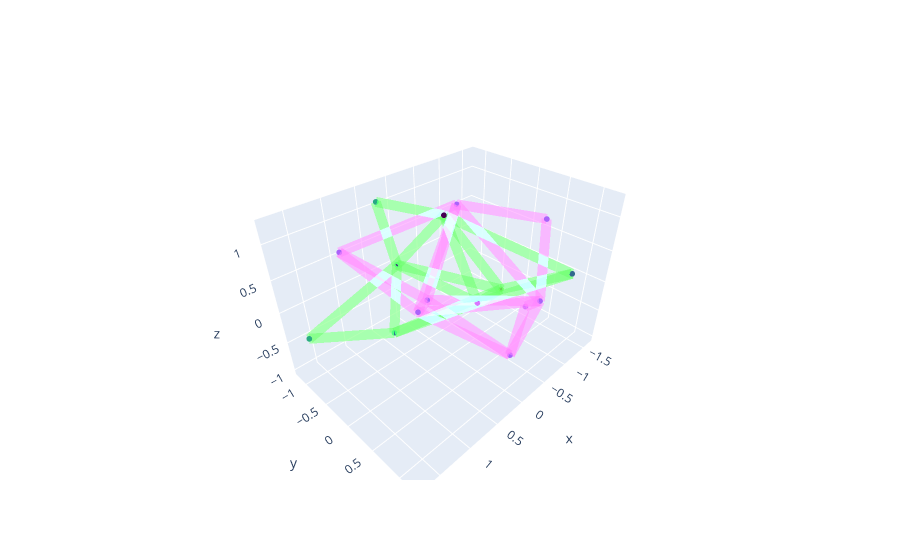

Notebook code cell kept with this figure:
### Code cell
fig = go.Figure()

x = pos[..., 0]
y = pos[..., 1]
z = pos[..., 2]
values = f_in.norm(dim=0)

fig.add_trace(go.Scatter3d(
    x=x,
    y=y,
    z=z,
    mode='markers',
    marker=dict(
        size=2,
        color=values,
        colorscale='Viridis'
    ),
    showlegend=False,
))

for src, dst in zip(edge_src, edge_dst):
    fig.add_trace(go.Scatter3d(
        x=[pos[src][0], pos[dst][0]],
        y=[pos[src][1], pos[dst][1]],
        z=[pos[src][2], pos[dst][2]],
        mode='lines',
        line=dict(
            color='rgba(32,255,32,0.3)',
            width=20,
        ),
        showlegend=False,
    ))

new_pos = pos @ rot.T

x = new_pos[..., 0]
y = new_pos[..., 1]
z = new_pos[..., 2]

fig.add_trace(go.Scatter3d(
    x=x,
    y=y,
    z=z,
    mode='markers',
    marker=dict(
        size=2,
        # color=values,
        colorscale='Viridis'
    ),
    showlegend=False,
))

for src, dst in zip(edge_src, edge_dst):
    fig.add_trace(go.Scatter3d(
        x=[new_pos[src][0], new_pos[dst][0]],
        y=[new_pos[src][1], new_pos[dst][1]],
        z=[new_pos[src][2], new_pos[dst][2]],
        mode='lines',
        line=dict(
            color='rgba(80,40,212,0.3)',
            width=20,
        ),
        showlegend=False,
    ))

fig.show()

### Figure 1 — Plotly figure (JSON) as saved in the notebook; plotly's stock layout.template omitted (floating-point values rounded to 4 significant figures)
{"data": [{"marker": {"color": [3.297, 1.795, 1.933, 2.535, 1.266, 2.365, 3.255, 3.838, 2.377, 2.48, 3.708, 3.303, 2.79, 2.624, 2.972, 2.85, 4.135, 3.664, 2.847, 3.162, 2.087, 2.417, 2.277, 2.355, 2.599, 2.52, 3.168, 3.155, 3.153, 4.579, 2.47, 2.859, 2.227, 4.163, 2.954, 1.453, 2.687, 3.713, 2.712, 1.744], "colorscale": [[0, "#440154"], [0.1111, "#482878"], [0.2222, "#3e4989"], [0.3333, "#31688e"], [0.4444, "#26828e"], [0.5556, "#1f9e89"], [0.6667, "#35b779"], [0.7778, "#6ece58"], [0.8889, "#b5de2b"], [1, "#fde725"]], "size": 2}, "mode": "markers", "showlegend": false, "type": "scatter3d", "x": [1.736, 0.003266, -0.1836, 0.4725, 0.1688, -0.8797, 0.2483, -0.7881], "y": [-0.8002, -1.161, 0.2928, -0.7378, 0.02328, 1.218, -1.196, 0.2059], "z": [-0.2014, -0.0364, -0.07738, -0.8301, 1.242, 0.4948, 1.044, -0.1979]}, {"line": {"color": "rgba(32,255,32,0.3)", "width": 20}, "mode": "lines", "showlegend": false, "type": "scatter3d", "x": [0.003266, 1.736], "y": [-1.161, -0.8002], "z": [-0.0364, -0.2014]}, {"line": {"color": "rgba(32,255,32,0.3)", "width": 20}, "mode": "lines", "showlegend": false, "type": "scatter3d", "x": [0.4725, 1.736], "y": [-0.7378, -0.8002], "z": [-0.8301, -0.2014]}, {"line": {"color": "rgba(32,255,32,0.3)", "width": 20}, "mode": "lines", "showlegend": false, "type": "scatter3d", "x": [1.736, 0.003266], "y": [-0.8002, -1.161], "z": [-0.2014, -0.0364]}, {"line": {"color": "rgba(32,255,32,0.3)", "width": 20}, "mode": "lines", "showlegend": false, "type": "scatter3d", "x": [-0.1836, 0.003266], "y": [0.2928, -1.161], "z": [-0.07738, -0.0364]}, {"line": {"color": "rgba(32,255,32,0.3)", "width": 20}, "mode": "lines", "showlegend": false, "type": "scatter3d", "x": [0.4725, 0.003266], "y": [-0.7378, -1.161], "z": [-0.8301, -0.0364]}, {"line": {"color": "rgba(32,255,32,0.3)", "width": 20}, "mode": "lines", "showlegend": false, "type": "scatter3d", "x": [0.1688, 0.003266], "y": [0.02328, -1.161], "z": [1.242, -0.0364]}, {"line": {"color": "rgba(32,255,32,0.3)", "width": 20}, "mode": "lines", "showlegend": false, "type": "scatter3d", "x": [0.2483, 0.003266], "y": [-1.196, -1.161], "z": [1.044, -0.0364]}, {"line": {"color": "rgba(32,255,32,0.3)", "width": 20}, "mode": "lines", "showlegend": false, "type": "scatter3d", "x": [-0.7881, 0.003266], "y": [0.2059, -1.161], "z": [-0.1979, -0.0364]}, {"line": {"color": "rgba(32,255,32,0.3)", "width": 20}, "mode": "lines", "showlegend": false, "type": "scatter3d", "x": [0.003266, -0.1836], "y": [-1.161, 0.2928], "z": [-0.0364, -0.07738]}, {"line": {"color": "rgba(32,255,32,0.3)", "width": 20}, "mode": "lines", "showlegend": false, "type": "scatter3d", "x": [0.4725, -0.1836], "y": [-0.7378, 0.2928], "z": [-0.8301, -0.07738]}, {"line": {"color": "rgba(32,255,32,0.3)", "width": 20}, "mode": "lines", "showlegend": false, "type": "scatter3d", "x": [0.1688, -0.1836], "y": [0.02328, 0.2928], "z": [1.242, -0.07738]}, {"line": {"color": "rgba(32,255,32,0.3)", "width": 20}, "mode": "lines", "showlegend": false, "type": "scatter3d", "x": [-0.8797, -0.1836], "y": [1.218, 0.2928], "z": [0.4948, -0.07738]}, {"line": {"color": "rgba(32,255,32,0.3)", "width": 20}, "mode": "lines", "showlegend": false, "type": "scatter3d", "x": [-0.7881, -0.1836], "y": [0.2059, 0.2928], "z": [-0.1979, -0.07738]}, {"line": {"color": "rgba(32,255,32,0.3)", "width": 20}, "mode": "lines", "showlegend": false, "type": "scatter3d", "x": [1.736, 0.4725], "y": [-0.8002, -0.7378], "z": [-0.2014, -0.8301]}, {"line": {"color": "rgba(32,255,32,0.3)", "width": 20}, "mode": "lines", "showlegend": false, "type": "scatter3d", "x": [0.003266, 0.4725], "y": [-1.161, -0.7378], "z": [-0.0364, -0.8301]}, {"line": {"color": "rgba(32,255,32,0.3)", "width": 20}, "mode": "lines", "showlegend": false, "type": "scatter3d", "x": [-0.1836, 0.4725], "y": [0.2928, -0.7378], "z": [-0.07738, -0.8301]}, {"line": {"color": "rgba(32,255,32,0.3)", "width": 20}, "mode": "lines", "showlegend": false, "type": "scatter3d", "x": [-0.7881, 0.4725], "y": [0.2059, -0.7378], "z": [-0.1979, -0.8301]}, {"line": {"color": "rgba(32,255,32,0.3)", "width": 20}, "mode": "lines", "showlegend": false, "type": "scatter3d", "x": [0.003266, 0.1688], "y": [-1.161, 0.02328], "z": [-0.0364, 1.242]}, {"line": {"color": "rgba(32,255,32,0.3)", "width": 20}, "mode": "lines", "showlegend": false, "type": "scatter3d", "x": [-0.1836, 0.1688], "y": [0.2928, 0.02328], "z": [-0.07738, 1.242]}, {"line": {"color": "rgba(32,255,32,0.3)", "width": 20}, "mode": "lines", "showlegend": false, "type": "scatter3d", "x": [-0.8797, 0.1688], "y": [1.218, 0.02328], "z": [0.4948, 1.242]}, {"line": {"color": "rgba(32,255,32,0.3)", "width": 20}, "mode": "lines", "showlegend": false, "type": "scatter3d", "x": [0.2483, 0.1688], "y": [-1.196, 0.02328], "z": [1.044, 1.242]}, {"line": {"color": "rgba(32,255,32,0.3)", "width": 20}, "mode": "lines", "showlegend": false, "type": "scatter3d", "x": [-0.7881, 0.1688], "y": [0.2059, 0.02328], "z": [-0.1979, 1.242]}, {"line": {"color": "rgba(32,255,32,0.3)", "width": 20}, "mode": "lines", "showlegend": false, "type": "scatter3d", "x": [-0.1836, -0.8797], "y": [0.2928, 1.218], "z": [-0.07738, 0.4948]}, {"line": {"color": "rgba(32,255,32,0.3)", "width": 20}, "mode": "lines", "showlegend": false, "type": "scatter3d", "x": [0.1688, -0.8797], "y": [0.02328, 1.218], "z": [1.242, 0.4948]}, {"line": {"color": "rgba(32,255,32,0.3)", "width": 20}, "mode": "lines", "showlegend": false, "type": "scatter3d", "x": [-0.7881, -0.8797], "y": [0.2059, 1.218], "z": [-0.1979, 0.4948]}, {"line": {"color": "rgba(32,255,32,0.3)", "width": 20}, "mode": "lines", "showlegend": false, "type": "scatter3d", "x": [0.003266, 0.2483], "y": [-1.161, -1.196], "z": [-0.0364, 1.044]}, {"line": {"color": "rgba(32,255,32,0.3)", "width": 20}, "mode": "lines", "showlegend": false, "type": "scatter3d", "x": [0.1688, 0.2483], "y": [0.02328, -1.196], "z": [1.242, 1.044]}, {"line": {"color": "rgba(32,255,32,0.3)", "width": 20}, "mode": "lines", "showlegend": false, "type": "scatter3d", "x": [0.003266, -0.7881], "y": [-1.161, 0.2059], "z": [-0.0364, -0.1979]}, {"line": {"color": "rgba(32,255,32,0.3)", "width": 20}, "mode": "lines", "showlegend": false, "type": "scatter3d", "x": [-0.1836, -0.7881], "y": [0.2928, 0.2059], "z": [-0.07738, -0.1979]}, {"line": {"color": "rgba(32,255,32,0.3)", "width": 20}, "mode": "lines", "showlegend": false, "type": "scatter3d", "x": [0.4725, -0.7881], "y": [-0.7378, 0.2059], "z": [-0.8301, -0.1979]}, {"line": {"color": "rgba(32,255,32,0.3)", "width": 20}, "mode": "lines", "showlegend": false, "type": "scatter3d", "x": [0.1688, -0.7881], "y": [0.02328, 0.2059], "z": [1.242, -0.1979]}, {"line": {"color": "rgba(32,255,32,0.3)", "width": 20}, "mode": "lines", "showlegend": false, "type": "scatter3d", "x": [-0.8797, -0.7881], "y": [1.218, 0.2059], "z": [0.4948, -0.1979]}, {"marker": {"colorscale": [[0, "#440154"], [0.1111, "#482878"], [0.2222, "#3e4989"], [0.3333, "#31688e"], [0.4444, "#26828e"], [0.5556, "#1f9e89"], [0.6667, "#35b779"], [0.7778, "#6ece58"], [0.8889, "#b5de2b"], [1, "#fde725"]], "size": 2}, "mode": "markers", "showlegend": false, "type": "scatter3d", "x": [-1.627, -0.586, 0.3206, -0.3869, -0.6332, 1.079, -1.238, 0.7784], "y": [0.1037, 0.9972, -0.1504, 0.76, -0.549, -0.8888, 0.5291, 0.1949], "z": [-1.018, 0.1124, 0.0002001, -0.854, 0.932, 0.7399, 0.876, 0.2424]}, {"line": {"color": "rgba(80,40,212,0.3)", "width": 20}, "mode": "lines", "showlegend": false, "type": "scatter3d", "x": [-0.586, -1.627], "y": [0.9972, 0.1037], "z": [0.1124, -1.018]}, {"line": {"color": "rgba(80,40,212,0.3)", "width": 20}, "mode": "lines", "showlegend": false, "type": "scatter3d", "x": [-0.3869, -1.627], "y": [0.76, 0.1037], "z": [-0.854, -1.018]}, {"line": {"color": "rgba(80,40,212,0.3)", "width": 20}, "mode": "lines", "showlegend": false, "type": "scatter3d", "x": [-1.627, -0.586], "y": [0.1037, 0.9972], "z": [-1.018, 0.1124]}, {"line": {"color": "rgba(80,40,212,0.3)", "width": 20}, "mode": "lines", "showlegend": false, "type": "scatter3d", "x": [0.3206, -0.586], "y": [-0.1504, 0.9972], "z": [0.0002001, 0.1124]}, {"line": {"color": "rgba(80,40,212,0.3)", "width": 20}, "mode": "lines", "showlegend": false, "type": "scatter3d", "x": [-0.3869, -0.586], "y": [0.76, 0.9972], "z": [-0.854, 0.1124]}, {"line": {"color": "rgba(80,40,212,0.3)", "width": 20}, "mode": "lines", "showlegend": false, "type": "scatter3d", "x": [-0.6332, -0.586], "y": [-0.549, 0.9972], "z": [0.932, 0.1124]}, {"line": {"color": "rgba(80,40,212,0.3)", "width": 20}, "mode": "lines", "showlegend": false, "type": "scatter3d", "x": [-1.238, -0.586], "y": [0.5291, 0.9972], "z": [0.876, 0.1124]}, {"line": {"color": "rgba(80,40,212,0.3)", "width": 20}, "mode": "lines", "showlegend": false, "type": "scatter3d", "x": [0.7784, -0.586], "y": [0.1949, 0.9972], "z": [0.2424, 0.1124]}, {"line": {"color": "rgba(80,40,212,0.3)", "width": 20}, "mode": "lines", "showlegend": false, "type": "scatter3d", "x": [-0.586, 0.3206], "y": [0.9972, -0.1504], "z": [0.1124, 0.0002001]}, {"line": {"color": "rgba(80,40,212,0.3)", "width": 20}, "mode": "lines", "showlegend": false, "type": "scatter3d", "x": [-0.3869, 0.3206], "y": [0.76, -0.1504], "z": [-0.854, 0.0002001]}, {"line": {"color": "rgba(80,40,212,0.3)", "width": 20}, "mode": "lines", "showlegend": false, "type": "scatter3d", "x": [-0.6332, 0.3206], "y": [-0.549, -0.1504], "z": [0.932, 0.0002001]}, {"line": {"color": "rgba(80,40,212,0.3)", "width": 20}, "mode": "lines", "showlegend": false, "type": "scatter3d", "x": [1.079, 0.3206], "y": [-0.8888, -0.1504], "z": [0.7399, 0.0002001]}, {"line": {"color": "rgba(80,40,212,0.3)", "width": 20}, "mode": "lines", "showlegend": false, "type": "scatter3d", "x": [0.7784, 0.3206], "y": [0.1949, -0.1504], "z": [0.2424, 0.0002001]}, {"line": {"color": "rgba(80,40,212,0.3)", "width": 20}, "mode": "lines", "showlegend": false, "type": "scatter3d", "x": [-1.627, -0.3869], "y": [0.1037, 0.76], "z": [-1.018, -0.854]}, {"line": {"color": "rgba(80,40,212,0.3)", "width": 20}, "mode": "lines", "showlegend": false, "type": "scatter3d", "x": [-0.586, -0.3869], "y": [0.9972, 0.76], "z": [0.1124, -0.854]}, {"line": {"color": "rgba(80,40,212,0.3)", "width": 20}, "mode": "lines", "showlegend": false, "type": "scatter3d", "x": [0.3206, -0.3869], "y": [-0.1504, 0.76], "z": [0.0002001, -0.854]}, {"line": {"color": "rgba(80,40,212,0.3)", "width": 20}, "mode": "lines", "showlegend": false, "type": "scatter3d", "x": [0.7784, -0.3869], "y": [0.1949, 0.76], "z": [0.2424, -0.854]}, {"line": {"color": "rgba(80,40,212,0.3)", "width": 20}, "mode": "lines", "showlegend": false, "type": "scatter3d", "x": [-0.586, -0.6332], "y": [0.9972, -0.549], "z": [0.1124, 0.932]}, {"line": {"color": "rgba(80,40,212,0.3)", "width": 20}, "mode": "lines", "showlegend": false, "type": "scatter3d", "x": [0.3206, -0.6332], "y": [-0.1504, -0.549], "z": [0.0002001, 0.932]}, {"line": {"color": "rgba(80,40,212,0.3)", "width": 20}, "mode": "lines", "showlegend": false, "type": "scatter3d", "x": [1.079, -0.6332], "y": [-0.8888, -0.549], "z": [0.7399, 0.932]}, {"line": {"color": "rgba(80,40,212,0.3)", "width": 20}, "mode": "lines", "showlegend": false, "type": "scatter3d", "x": [-1.238, -0.6332], "y": [0.5291, -0.549], "z": [0.876, 0.932]}, {"line": {"color": "rgba(80,40,212,0.3)", "width": 20}, "mode": "lines", "showlegend": false, "type": "scatter3d", "x": [0.7784, -0.6332], "y": [0.1949, -0.549], "z": [0.2424, 0.932]}, {"line": {"color": "rgba(80,40,212,0.3)", "width": 20}, "mode": "lines", "showlegend": false, "type": "scatter3d", "x": [0.3206, 1.079], "y": [-0.1504, -0.8888], "z": [0.0002001, 0.7399]}, {"line": {"color": "rgba(80,40,212,0.3)", "width": 20}, "mode": "lines", "showlegend": false, "type": "scatter3d", "x": [-0.6332, 1.079], "y": [-0.549, -0.8888], "z": [0.932, 0.7399]}, {"line": {"color": "rgba(80,40,212,0.3)", "width": 20}, "mode": "lines", "showlegend": false, "type": "scatter3d", "x": [0.7784, 1.079], "y": [0.1949, -0.8888], "z": [0.2424, 0.7399]}, {"line": {"color": "rgba(80,40,212,0.3)", "width": 20}, "mode": "lines", "showlegend": false, "type": "scatter3d", "x": [-0.586, -1.238], "y": [0.9972, 0.5291], "z": [0.1124, 0.876]}, {"line": {"color": "rgba(80,40,212,0.3)", "width": 20}, "mode": "lines", "showlegend": false, "type": "scatter3d", "x": [-0.6332, -1.238], "y": [-0.549, 0.5291], "z": [0.932, 0.876]}, {"line": {"color": "rgba(80,40,212,0.3)", "width": 20}, "mode": "lines", "showlegend": false, "type": "scatter3d", "x": [-0.586, 0.7784], "y": [0.9972, 0.1949], "z": [0.1124, 0.2424]}, {"line": {"color": "rgba(80,40,212,0.3)", "width": 20}, "mode": "lines", "showlegend": false, "type": "scatter3d", "x": [0.3206, 0.7784], "y": [-0.1504, 0.1949], "z": [0.0002001, 0.2424]}, {"line": {"color": "rgba(80,40,212,0.3)", "width": 20}, "mode": "lines", "showlegend": false, "type": "scatter3d", "x": [-0.3869, 0.7784], "y": [0.76, 0.1949], "z": [-0.854, 0.2424]}, {"line": {"color": "rgba(80,40,212,0.3)", "width": 20}, "mode": "lines", "showlegend": false, "type": "scatter3d", "x": [-0.6332, 0.7784], "y": [-0.549, 0.1949], "z": [0.932, 0.2424]}, {"line": {"color": "rgba(80,40,212,0.3)", "width": 20}, "mode": "lines", "showlegend": false, "type": "scatter3d", "x": [1.079, 0.7784], "y": [-0.8888, 0.1949], "z": [0.7399, 0.2424]}], "layout": {}}
